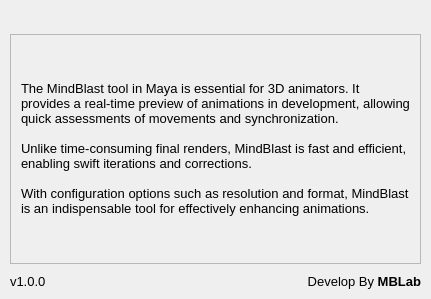
<?xml version="1.0" encoding="UTF-8"?>
<ui version="4.0">
 <class>About</class>
 <widget class="QWidget" name="About">
  <property name="geometry">
   <rect>
    <x>0</x>
    <y>0</y>
    <width>431</width>
    <height>299</height>
   </rect>
  </property>
  <property name="sizePolicy">
   <sizepolicy hsizetype="Fixed" vsizetype="Fixed">
    <horstretch>0</horstretch>
    <verstretch>0</verstretch>
   </sizepolicy>
  </property>
  <property name="minimumSize">
   <size>
    <width>431</width>
    <height>299</height>
   </size>
  </property>
  <property name="maximumSize">
   <size>
    <width>431</width>
    <height>299</height>
   </size>
  </property>
  <property name="windowTitle">
   <string>About Mind Blast</string>
  </property>
  <property name="windowIcon">
   <iconset resource="resource.qrc">
    <normaloff>:/icons/about.ico</normaloff>:/icons/about.ico</iconset>
  </property>
  <layout class="QVBoxLayout" name="about_layout">
   <property name="spacing">
    <number>10</number>
   </property>
   <property name="leftMargin">
    <number>10</number>
   </property>
   <property name="topMargin">
    <number>10</number>
   </property>
   <property name="rightMargin">
    <number>10</number>
   </property>
   <property name="bottomMargin">
    <number>10</number>
   </property>
   <item>
    <widget class="QWidget" name="main_widget" native="true">
     <layout class="QVBoxLayout" name="main_layout">
      <property name="spacing">
       <number>10</number>
      </property>
      <property name="leftMargin">
       <number>0</number>
      </property>
      <property name="topMargin">
       <number>0</number>
      </property>
      <property name="rightMargin">
       <number>0</number>
      </property>
      <property name="bottomMargin">
       <number>0</number>
      </property>
      <item>
       <widget class="QLabel" name="logo">
        <property name="sizePolicy">
         <sizepolicy hsizetype="Preferred" vsizetype="Fixed">
          <horstretch>0</horstretch>
          <verstretch>0</verstretch>
         </sizepolicy>
        </property>
        <property name="text">
         <string/>
        </property>
        <property name="pixmap">
         <pixmap resource="resource.qrc">:/images/mb_blast.png</pixmap>
        </property>
        <property name="alignment">
         <set>Qt::AlignCenter</set>
        </property>
        <property name="margin">
         <number>10</number>
        </property>
       </widget>
      </item>
      <item>
       <widget class="QScrollArea" name="scroller">
        <property name="widgetResizable">
         <bool>true</bool>
        </property>
        <widget class="QWidget" name="scroller_widget">
         <property name="geometry">
          <rect>
           <x>0</x>
           <y>0</y>
           <width>392</width>
           <height>180</height>
          </rect>
         </property>
         <layout class="QVBoxLayout" name="scroller_layout">
          <property name="spacing">
           <number>10</number>
          </property>
          <property name="leftMargin">
           <number>10</number>
          </property>
          <property name="topMargin">
           <number>10</number>
          </property>
          <property name="rightMargin">
           <number>10</number>
          </property>
          <property name="bottomMargin">
           <number>10</number>
          </property>
          <item>
           <widget class="QLabel" name="description">
            <property name="text">
             <string>&lt;html&gt;&lt;head/&gt;&lt;body&gt;&lt;p&gt;&lt;span style=&quot; font-size:10pt;&quot;&gt;The MindBlast tool in Maya is essential for 3D animators. It provides a real-time preview of animations in development, allowing quick assessments of movements and synchronization. &lt;br/&gt;&lt;br/&gt;Unlike time-consuming final renders, MindBlast is fast and efficient, enabling swift iterations and corrections. &lt;br/&gt;&lt;br/&gt;With configuration options such as resolution and format, MindBlast is an indispensable tool for effectively enhancing animations.&lt;/span&gt;&lt;/p&gt;&lt;/body&gt;&lt;/html&gt;</string>
            </property>
            <property name="wordWrap">
             <bool>true</bool>
            </property>
           </widget>
          </item>
         </layout>
        </widget>
       </widget>
      </item>
     </layout>
    </widget>
   </item>
   <item>
    <widget class="QWidget" name="footer_widget" native="true">
     <property name="sizePolicy">
      <sizepolicy hsizetype="Preferred" vsizetype="Fixed">
       <horstretch>0</horstretch>
       <verstretch>0</verstretch>
      </sizepolicy>
     </property>
     <layout class="QHBoxLayout" name="foot_layout">
      <property name="spacing">
       <number>0</number>
      </property>
      <property name="leftMargin">
       <number>0</number>
      </property>
      <property name="topMargin">
       <number>0</number>
      </property>
      <property name="rightMargin">
       <number>0</number>
      </property>
      <property name="bottomMargin">
       <number>0</number>
      </property>
      <item>
       <widget class="QLabel" name="version">
        <property name="sizePolicy">
         <sizepolicy hsizetype="Preferred" vsizetype="Fixed">
          <horstretch>0</horstretch>
          <verstretch>0</verstretch>
         </sizepolicy>
        </property>
        <property name="text">
         <string>&lt;html&gt;&lt;head/&gt;&lt;body&gt;&lt;p&gt;&lt;span style=&quot; font-size:10pt;&quot;&gt;v1.0.0&lt;/span&gt;&lt;/p&gt;&lt;/body&gt;&lt;/html&gt;</string>
        </property>
        <property name="alignment">
         <set>Qt::AlignLeading|Qt::AlignLeft|Qt::AlignVCenter</set>
        </property>
       </widget>
      </item>
      <item>
       <widget class="QLabel" name="vendor">
        <property name="sizePolicy">
         <sizepolicy hsizetype="Preferred" vsizetype="Fixed">
          <horstretch>0</horstretch>
          <verstretch>0</verstretch>
         </sizepolicy>
        </property>
        <property name="text">
         <string>&lt;html&gt;&lt;head/&gt;&lt;body&gt;&lt;p&gt;&lt;span style=&quot; font-size:10pt;&quot;&gt;Develop By &lt;/span&gt;&lt;span style=&quot; font-size:10pt; font-weight:600;&quot;&gt;MBLab&lt;/span&gt;&lt;/p&gt;&lt;/body&gt;&lt;/html&gt;</string>
        </property>
        <property name="alignment">
         <set>Qt::AlignRight|Qt::AlignTrailing|Qt::AlignVCenter</set>
        </property>
       </widget>
      </item>
     </layout>
    </widget>
   </item>
  </layout>
 </widget>
 <resources>
  <include location="resource.qrc"/>
 </resources>
 <connections/>
</ui>
